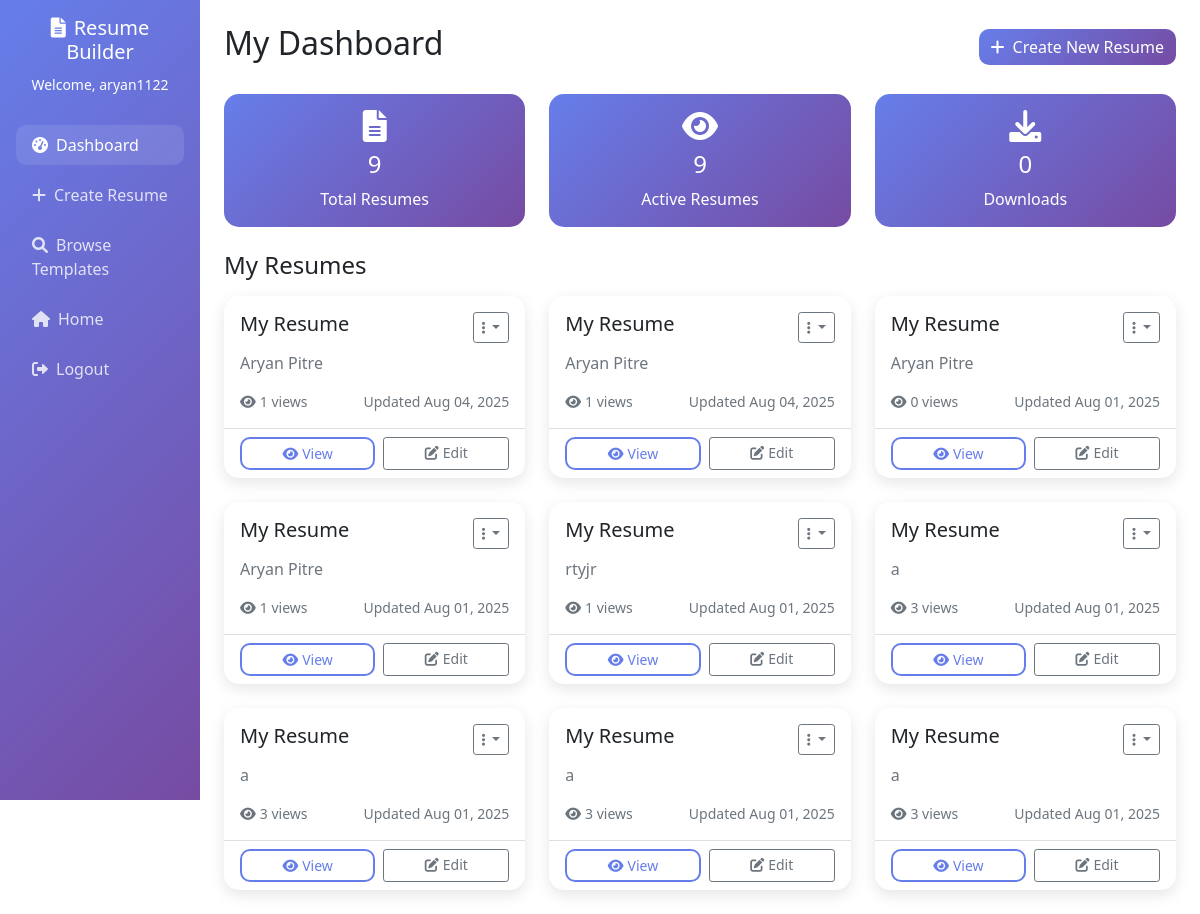
The page /dashboard/ (signed in) on the database its author committed.
### home/models.py (models this page shows, shortened)
class Resume(models.Model):
    TEMPLATE_CHOICES = [
        ('modern', 'Modern'),
        ('classic', 'Classic'),
        ('creative', 'Creative'),
        ('minimal', 'Minimal'),
    ]
    user = models.ForeignKey(User, on_delete=models.CASCADE, null=True, blank=True)
    title = models.CharField(max_length=200, default="My Resume")
    template = models.CharField(max_length=20, choices=TEMPLATE_CHOICES, default='modern')
    created_at = models.DateTimeField(default=timezone.now)
    updated_at = models.DateTimeField(auto_now=True)
    is_public = models.BooleanField(default=False)
    views_count = models.IntegerField(default=0)
    downloads_count = models.IntegerField(default=0)
    name = models.CharField(max_length=100, blank=True)
    about = models.TextField(blank=True)
    age = models.CharField(max_length=10, blank=True)
    email = models.EmailField(blank=True)
    phone = models.CharField(max_length=20, blank=True)
    address = models.TextField(blank=True)
    profile_picture = models.ImageField(upload_to='profile_pics/', null=True, blank=True)
    linkedin = models.URLField(blank=True)
    github = models.URLField(blank=True)
    portfolio = models.URLField(blank=True)
    twitter = models.URLField(blank=True)

### home/views.py (the view)
# urls.py: path('dashboard/', dashboard, name='dashboard'),
@login_required
def dashboard(request):
    user_resumes = Resume.objects.filter(user=request.user).order_by('-updated_at')
    context = {
        'resumes': user_resumes,
        'total_resumes': user_resumes.count(),
    }
    return render(request, 'dashboard.html', context)

### home/templates/dashboard.html (shortened to what this page needs)
<!DOCTYPE html>
<html lang="en">
<head>
    <link href="https://cdn.jsdelivr.net/npm/bootstrap@5.1.3/dist/css/bootstrap.min.css" rel="stylesheet">
    <link href="https://cdnjs.cloudflare.com/ajax/libs/font-awesome/6.0.0/css/all.min.css" rel="stylesheet">
</head>
<body>
    <div class="container-fluid">
        <div class="row">
            <div class="col-md-3 col-lg-2 px-0">
                <div class="sidebar p-3">
                    <div class="text-center mb-4">
                        <h5><i class="fas fa-file-alt me-2"></i>Resume Builder</h5>
                        <small>Welcome, {{ user.username }}</small>
                    </div>
                    <nav class="nav flex-column">
                        <a class="nav-link active" href="{% url 'dashboard' %}">
                            <i class="fas fa-tachometer-alt me-2"></i>Dashboard
                        </a>
                        <a class="nav-link" href="{% url 'create_resume' %}">
                            <i class="fas fa-plus me-2"></i>Create Resume
                        </a>
                        <a class="nav-link" href="{% url 'search_resumes' %}">
                            <i class="fas fa-search me-2"></i>Browse Templates
                        </a>
                        <a class="nav-link" href="{% url 'home' %}">
                            <i class="fas fa-home me-2"></i>Home
                        </a>
                        <a class="nav-link" href="{% url 'logout' %}">
                            <i class="fas fa-sign-out-alt me-2"></i>Logout
                        </a>
                    </nav>
                </div>
            </div>
            <div class="col-md-9 col-lg-10 p-4">
                <div class="d-flex justify-content-between align-items-center mb-4">
                    <h2>My Dashboard</h2>
                    <a href="{% url 'create_resume' %}" class="btn btn-primary">
                        <i class="fas fa-plus me-2"></i>Create New Resume
                    </a>
                </div>
                <div class="row mb-4">
                    <div class="col-md-4">
                        <div class="card stats-card">
                            <div class="card-body text-center">
                                <i class="fas fa-file-alt fa-2x mb-2"></i>
                                <h4>{{ total_resumes }}</h4>
                                <p class="mb-0">Total Resumes</p>
                            </div>
                        </div>
                    </div>
                    <div class="col-md-4">
                        <div class="card stats-card">
                            <div class="card-body text-center">
                                <i class="fas fa-eye fa-2x mb-2"></i>
                                <h4>{{ resumes|length }}</h4>
                                <p class="mb-0">Active Resumes</p>
                            </div>
                        </div>
                    </div>
                    <div class="col-md-4">
                        <div class="card stats-card">
                            <div class="card-body text-center">
                                <i class="fas fa-download fa-2x mb-2"></i>
                                <h4>0</h4>
                                <p class="mb-0">Downloads</p>
                            </div>
                        </div>
                    </div>
                </div>
                <div class="row">
                    <div class="col-12">
                        <h4 class="mb-3">My Resumes</h4>
                        {% if resumes %}
                            <div class="row g-4">
                                {% for resume in resumes %}
                                <div class="col-md-6 col-lg-4">
                                    <div class="card resume-card h-100">
                                        <div class="card-body">
                                            <div class="d-flex justify-content-between align-items-start mb-2">
                                                <h5 class="card-title mb-0">{{ resume.title }}</h5>
                                                <div class="dropdown">
                                                    <button class="btn btn-sm btn-outline-secondary dropdown-toggle" type="button" data-bs-toggle="dropdown">
                                                        <i class="fas fa-ellipsis-v"></i>
                                                    </button>
                                                </div>
                                            </div>
                                            <p class="card-text text-muted">{{ resume.name }}</p>
                                            <div class="d-flex justify-content-between align-items-center">
                                                <small class="text-muted">
                                                    <i class="fas fa-eye me-1"></i>{{ resume.views_count }} views
                                                </small>
                                                <small class="text-muted">
                                                    Updated {{ resume.updated_at|date:"M d, Y" }}
                                                </small>
                                            </div>
                                        </div>
                                        <div class="card-footer bg-transparent">
                                            <div class="d-flex gap-2">
                                                <a href="{% url 'view_resume' resume.id %}" class="btn btn-sm btn-outline-primary flex-fill">
                                                    <i class="fas fa-eye me-1"></i>View
                                                </a>
                                                <a href="{% url 'edit_resume' resume.id %}" class="btn btn-sm btn-outline-secondary flex-fill">
                                                    <i class="fas fa-edit me-1"></i>Edit
                                                </a>
                                            </div>
                                        </div>
                                    </div>
                                </div>
                                {% endfor %}
                            </div>
                        {% endif %}
                    </div>
                </div>
            </div>
        </div>
    </div>
</body>
</html>

### home/templates/dashboard.html (style rules this page uses)
.sidebar { background: linear-gradient(135deg, #667eea 0%, #764ba2 100%); min-height: 100vh; color: white; }
.sidebar .nav-link { color: rgba(255,255,255,0.8); border-radius: 10px; margin: 5px 0; transition: all 0.3s ease; }
.sidebar .nav-link:hover, .sidebar .nav-link.active { color: white; background: rgba(255,255,255,0.1); }
.resume-card { border: none; border-radius: 15px; box-shadow: 0 5px 15px rgba(0,0,0,0.1); transition: transform 0.3s ease; }
.stats-card { background: linear-gradient(135deg, #667eea 0%, #764ba2 100%); color: white; border-radius: 15px; border: none; }
.btn-primary { background: linear-gradient(135deg, #667eea 0%, #764ba2 100%); border: none; border-radius: 10px; }
.btn-outline-primary { border: 2px solid #667eea; color: #667eea; border-radius: 10px; }

### rows shown on the page
Resume: title "My Resume", name "Aryan Pitre", views_count "1", updated_at "Aug 04, 2025"
Resume: title "My Resume", name "Aryan Pitre", views_count "1", updated_at "Aug 04, 2025"
Resume: title "My Resume", name "Aryan Pitre", views_count "0", updated_at "Aug 01, 2025"
Resume: title "My Resume", name "Aryan Pitre", views_count "1", updated_at "Aug 01, 2025"
Resume: title "My Resume", name "rtyjr", views_count "1", updated_at "Aug 01, 2025"
Resume: title "My Resume", name "a", views_count "3", updated_at "Aug 01, 2025"
Resume: title "My Resume", name "a", views_count "3", updated_at "Aug 01, 2025"
Resume: title "My Resume", name "a", views_count "3", updated_at "Aug 01, 2025"
Resume: title "My Resume", name "a", views_count "3", updated_at "Aug 01, 2025"

### other values the page prints
{{ user.username }} "aryan1122"
{{ total_resumes }} "9"
{{ resumes|length }} "9"
